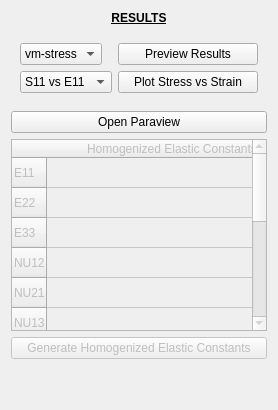
          <widget class="QWidget" name="ResultsTool">
           <layout class="QVBoxLayout" name="verticalLayout_18">
            <item>
             <widget class="QLabel" name="LResults">
              <property name="text">
               <string>&lt;html&gt;&lt;head/&gt;&lt;body&gt;&lt;p align=&quot;center&quot;&gt;&lt;span style=&quot; font-weight:700; text-decoration: underline;&quot;&gt;RESULTS&lt;/span&gt;&lt;/p&gt;&lt;/body&gt;&lt;/html&gt;</string>
              </property>
             </widget>
            </item>
            <item>
             <widget class="QFrame" name="PreviewResults">
              <property name="frameShape">
               <enum>QFrame::NoFrame</enum>
              </property>
              <property name="frameShadow">
               <enum>QFrame::Raised</enum>
              </property>
              <layout class="QFormLayout" name="formLayout_5">
               <property name="topMargin">
                <number>12</number>
               </property>
               <property name="bottomMargin">
                <number>12</number>
               </property>
               <item row="0" column="0">
                <widget class="QComboBox" name="INPreviewResults">
                 <property name="frame">
                  <bool>true</bool>
                 </property>
                 <item>
                  <property name="text">
                   <string>vm-stress</string>
                  </property>
                 </item>
                 <item>
                  <property name="text">
                   <string>vm-strain</string>
                  </property>
                 </item>
                </widget>
               </item>
               <item row="0" column="1">
                <widget class="QPushButton" name="BPreviewResults">
                 <property name="minimumSize">
                  <size>
                   <width>140</width>
                   <height>0</height>
                  </size>
                 </property>
                 <property name="text">
                  <string>Preview Results</string>
                 </property>
                </widget>
               </item>
               <item row="1" column="1">
                <widget class="QPushButton" name="BPlotSS">
                 <property name="text">
                  <string>Plot Stress vs Strain</string>
                 </property>
                </widget>
               </item>
               <item row="1" column="0">
                <widget class="QComboBox" name="INPlotSS">
                 <item>
                  <property name="text">
                   <string>S11 vs E11</string>
                  </property>
                 </item>
                 <item>
                  <property name="text">
                   <string>S22 vs E22</string>
                  </property>
                 </item>
                 <item>
                  <property name="text">
                   <string>S33 vs E33</string>
                  </property>
                 </item>
                </widget>
               </item>
              </layout>
             </widget>
            </item>
            <item>
             <widget class="QPushButton" name="BOpenParaview">
              <property name="text">
               <string>Open Paraview</string>
              </property>
             </widget>
            </item>
            <item>
             <widget class="QTableWidget" name="THomogenization">
              <property name="enabled">
               <bool>false</bool>
              </property>
              <property name="wordWrap">
               <bool>false</bool>
              </property>
              <attribute name="horizontalHeaderMinimumSectionSize">
               <number>40</number>
              </attribute>
              <attribute name="horizontalHeaderDefaultSectionSize">
               <number>250</number>
              </attribute>
              <attribute name="horizontalHeaderStretchLastSection">
               <bool>true</bool>
              </attribute>
              <attribute name="verticalHeaderDefaultSectionSize">
               <number>30</number>
              </attribute>
              <row>
               <property name="text">
                <string>E11</string>
               </property>
              </row>
              <row>
               <property name="text">
                <string>E22</string>
               </property>
              </row>
              <row>
               <property name="text">
                <string>E33</string>
               </property>
              </row>
              <row>
               <property name="text">
                <string>NU12</string>
               </property>
              </row>
              <row>
               <property name="text">
                <string>NU21</string>
               </property>
              </row>
              <row>
               <property name="text">
                <string>NU13</string>
               </property>
              </row>
              <row>
               <property name="text">
                <string>NU31</string>
               </property>
              </row>
              <row>
               <property name="text">
                <string>NU23</string>
               </property>
              </row>
              <row>
               <property name="text">
                <string>NU32</string>
               </property>
              </row>
              <row>
               <property name="text">
                <string>G12</string>
               </property>
              </row>
              <row>
               <property name="text">
                <string>G13</string>
               </property>
              </row>
              <row>
               <property name="text">
                <string>G23</string>
               </property>
              </row>
              <column>
               <property name="text">
                <string>Homogenized Elastic Constants</string>
               </property>
              </column>
             </widget>
            </item>
            <item>
             <widget class="QPushButton" name="BHomogenization">
              <property name="enabled">
               <bool>false</bool>
              </property>
              <property name="text">
               <string>Generate Homogenized Elastic Constants</string>
              </property>
             </widget>
            </item>
            <item>
             <spacer name="verticalSpacer_5">
              <property name="orientation">
               <enum>Qt::Vertical</enum>
              </property>
              <property name="sizeHint" stdset="0">
               <size>
                <width>20</width>
                <height>40</height>
               </size>
              </property>
             </spacer>
            </item>
           </layout>
          </widget>
